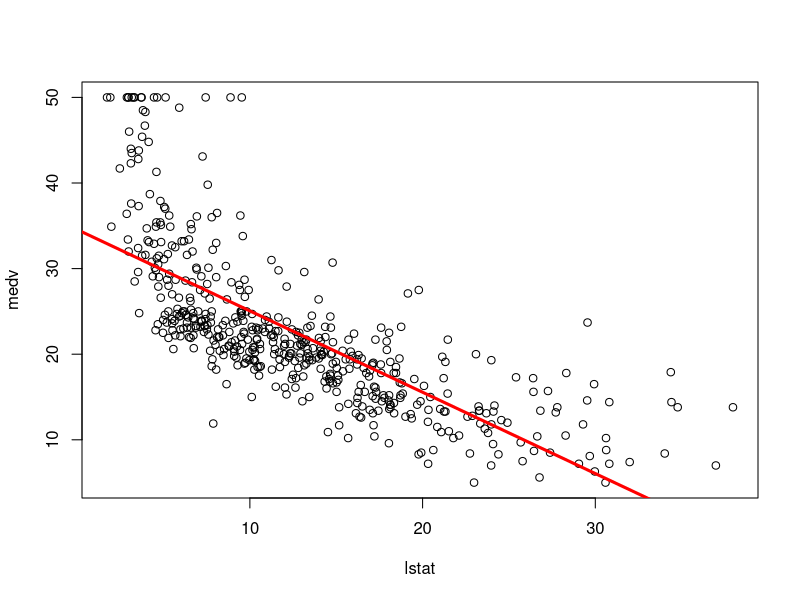
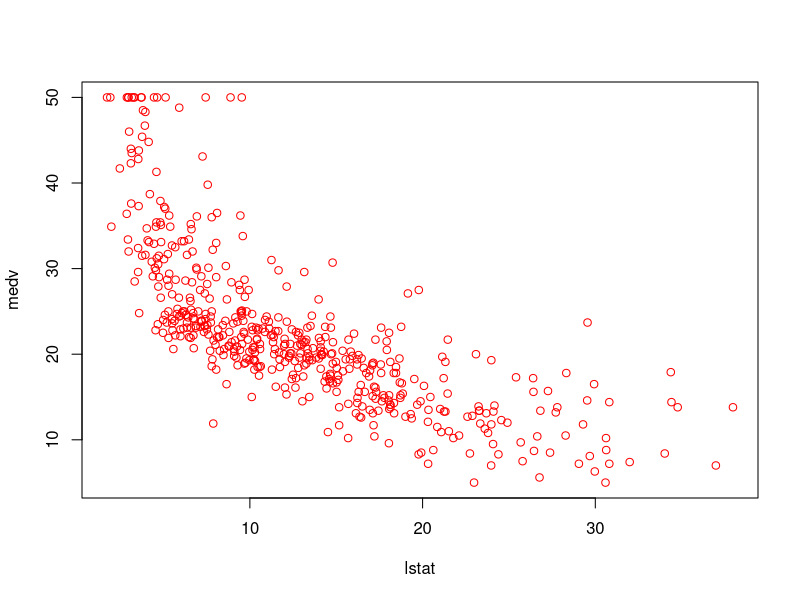
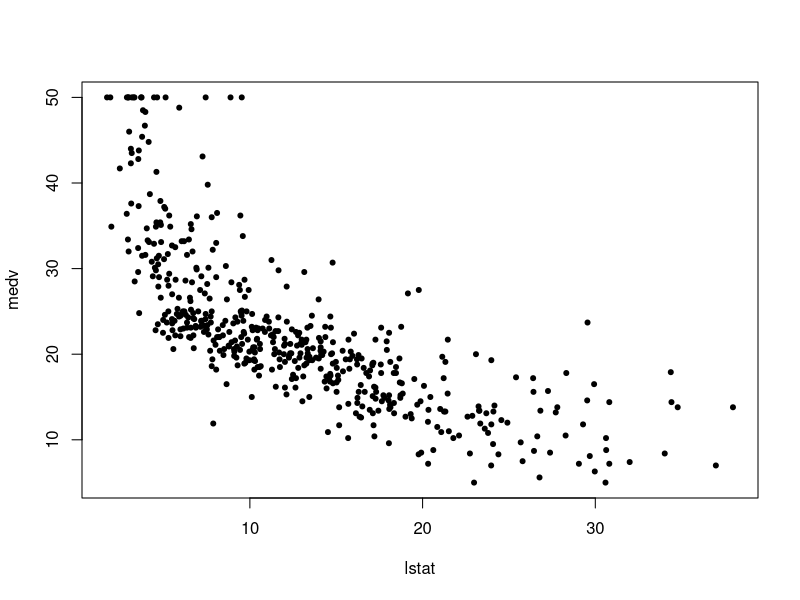
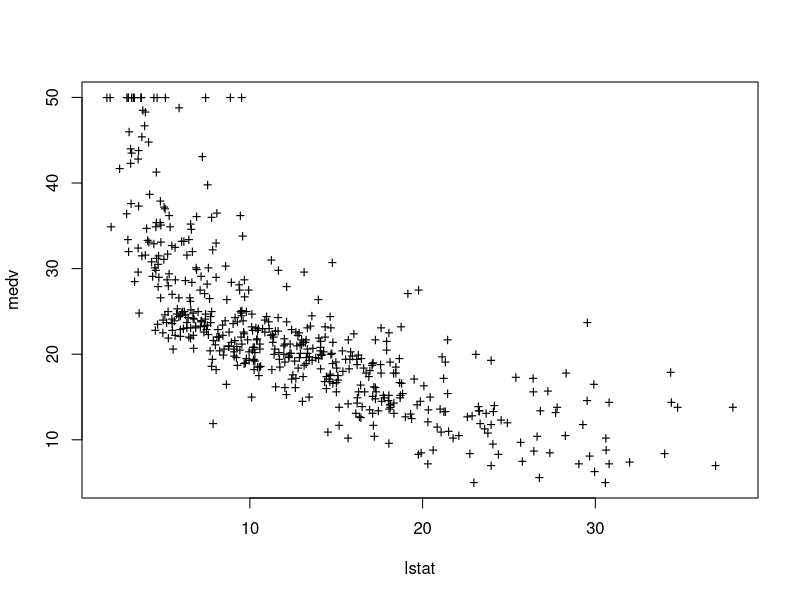
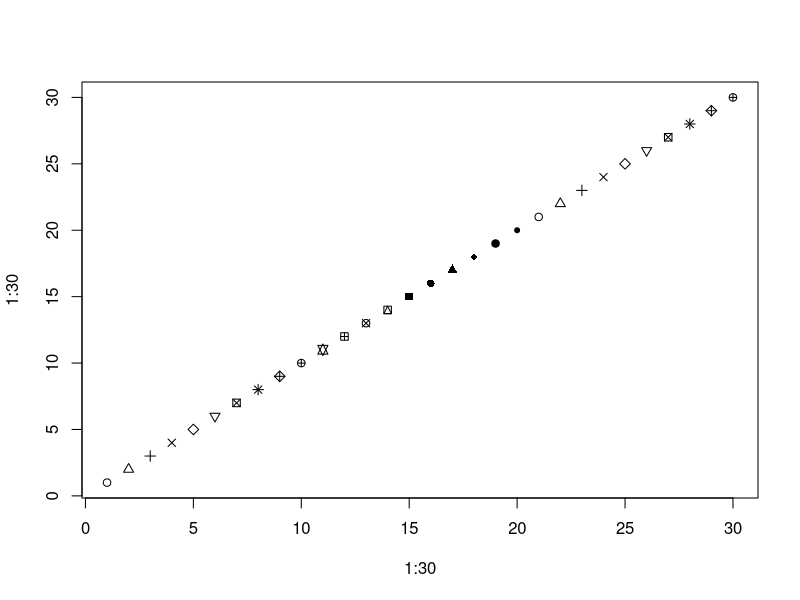
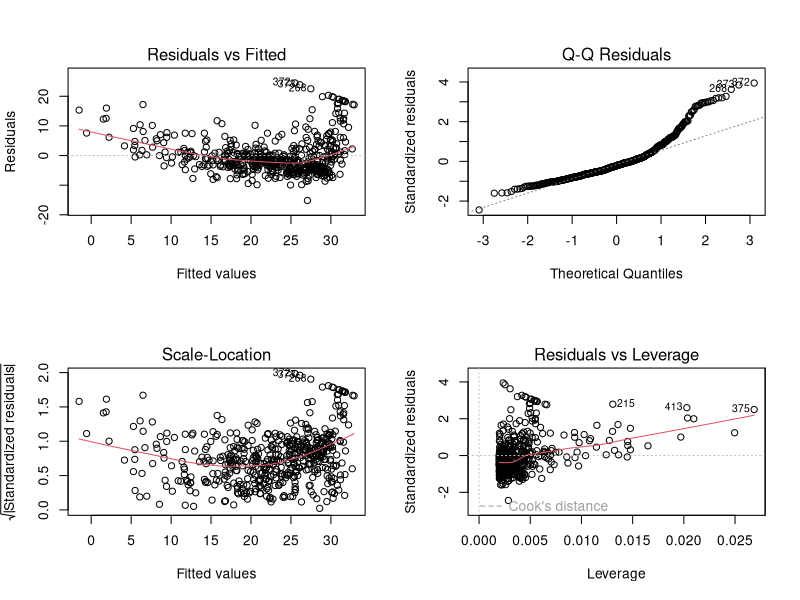
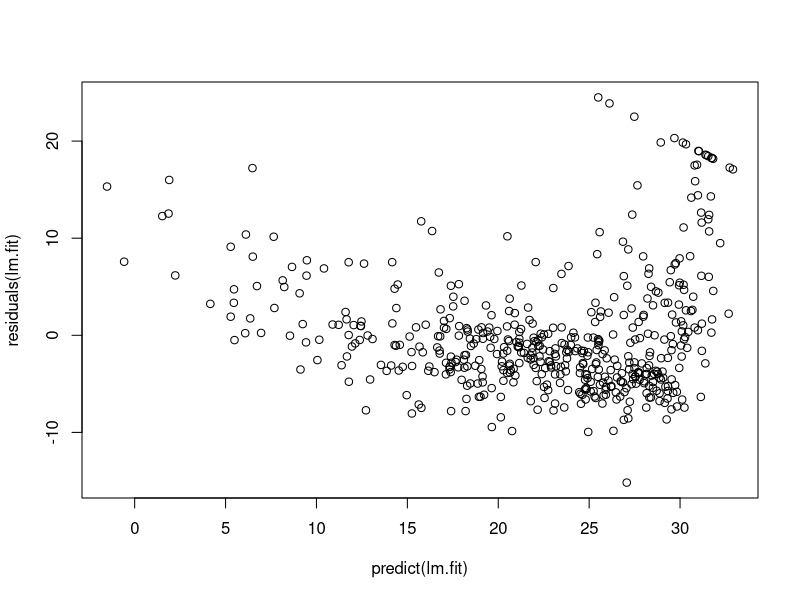
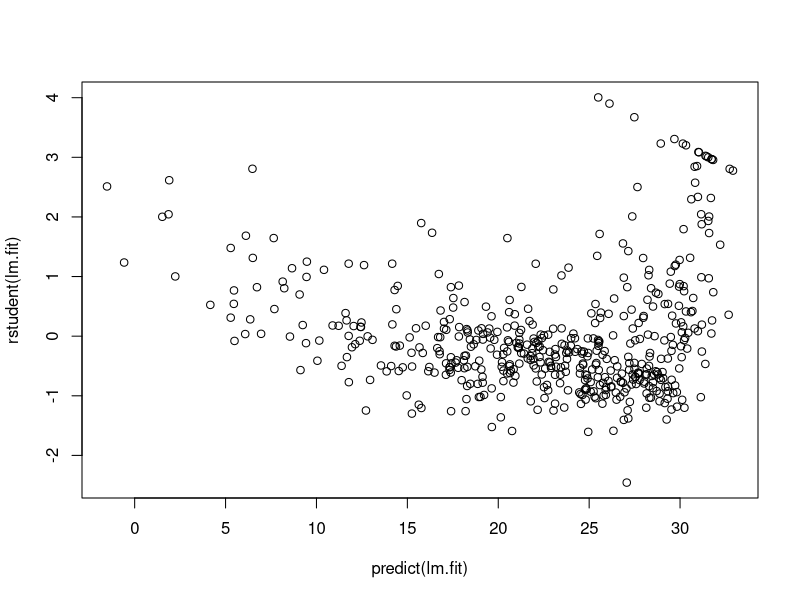

Reproduce these figures in R, in order.
## ---- chunk 1
library(MASS)
data(Boston)
attach(Boston)
## ---- chunk 2
names(Boston)
## ---- chunk 3
lm.fit = lm(medv ~ lstat)
summary(lm.fit)
names(lm.fit)
## ---- chunk 4
coef(lm.fit)
confint(lm.fit)
predict(lm.fit, data.frame(lstat=(c(5,10,15))), interval = "confidence" )
predict(lm.fit, data.frame(lstat=(c(5,10,15))), interval = "prediction" )
## ---- chunk 5
plot(lstat, medv)
abline(lm.fit, lwd = 3, col = "red")
plot(lstat, medv, col = "red")
plot(lstat, medv, pch = 20)
plot(lstat, medv, pch = "+")
plot(1:30, 1:30, pch = 1:20)
## ---- chunk 6
par(mfrow = c(2,2))
plot(lm.fit)
## ---- chunk 7
par(mfrow = c(1,1))
plot(predict(lm.fit), residuals(lm.fit))
plot(predict(lm.fit), rstudent(lm.fit))
## ---- chunk 8
plot(hatvalues(lm.fit))
which.max(hatvalues(lm.fit))
